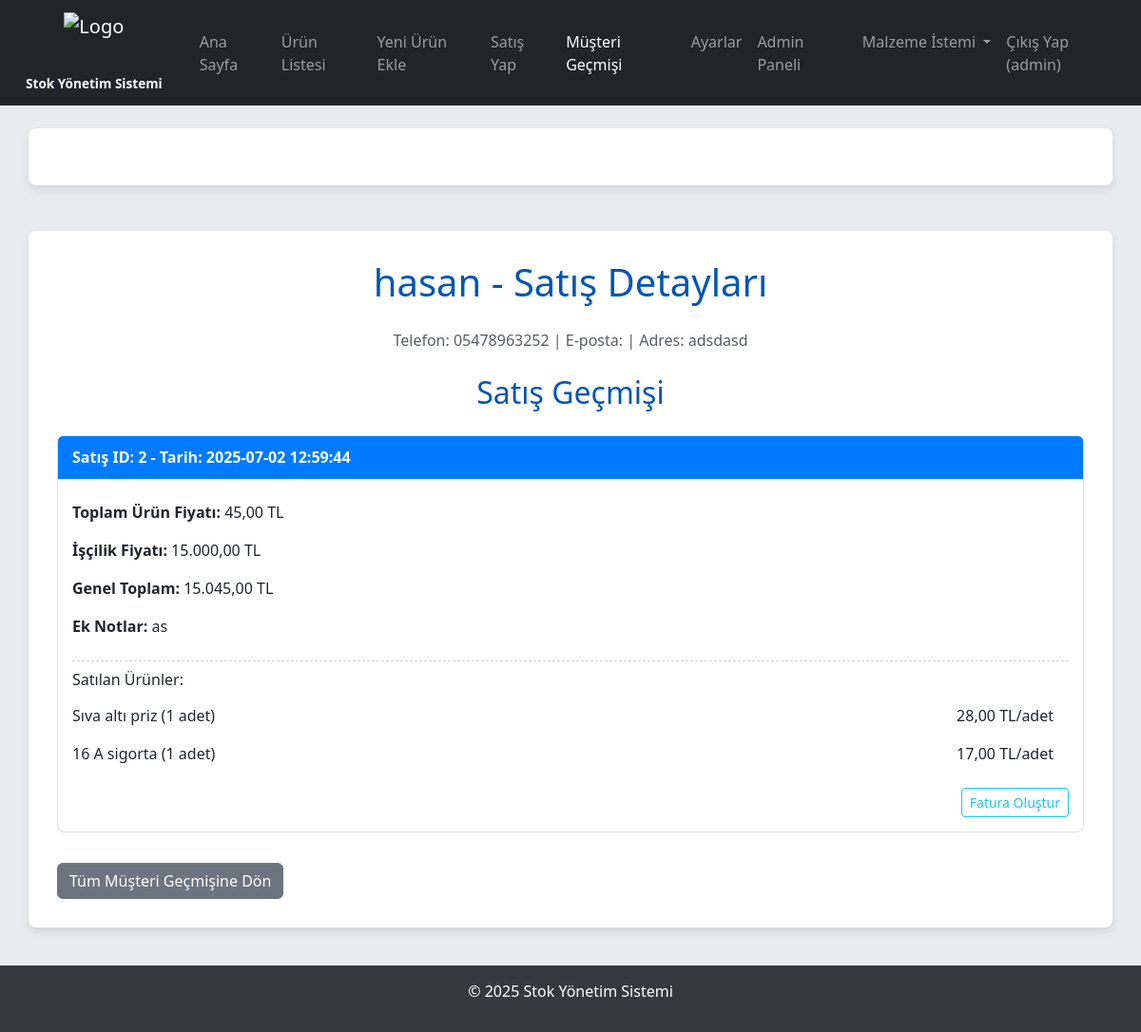
The page /musteri_detay/3 (signed in) on the database as committed earlier.
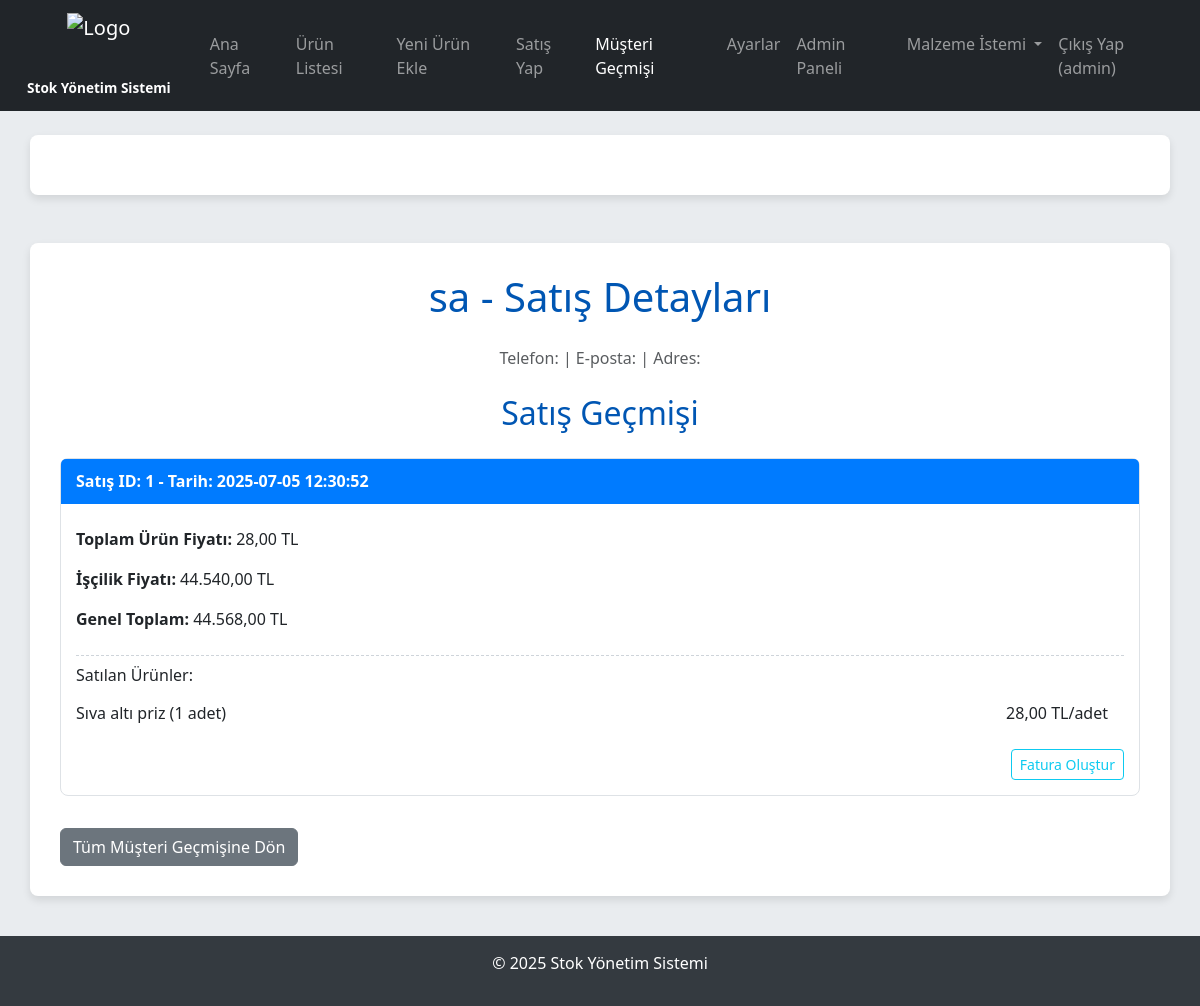
The same page on the database as committed later.
### tables this page shows
CREATE TABLE musteriler (
            id INTEGER PRIMARY KEY AUTOINCREMENT,
            ad_soyad TEXT NOT NULL,
            telefon TEXT,
            adres TEXT,
            eposta TEXT,
            ekleyen_kullanici_id INTEGER,
            FOREIGN KEY (ekleyen_kullanici_id) REFERENCES kullanicilar (id)
        );

CREATE TABLE satis_detaylari (
            id INTEGER PRIMARY KEY AUTOINCREMENT,
            satis_id INTEGER NOT NULL,
            urun_id INTEGER NOT NULL,
            satilan_adet INTEGER NOT NULL,
            birim_satis_fiyati REAL NOT NULL,
            FOREIGN KEY (satis_id) REFERENCES satislar (id),
            FOREIGN KEY (urun_id) REFERENCES urunler (id)
        );

CREATE TABLE satislar (
            id INTEGER PRIMARY KEY AUTOINCREMENT,
            musteri_id INTEGER NOT NULL,
            satis_tarihi TEXT NOT NULL,
            toplam_urun_fiyati REAL NOT NULL,
            iscilik_fiyati REAL DEFAULT 0.0,
            ek_notlar TEXT,
            FOREIGN KEY (musteri_id) REFERENCES musteriler (id)
        );

CREATE TABLE urunler (
            id INTEGER PRIMARY KEY AUTOINCREMENT,
            ad TEXT NOT NULL,
            stok INTEGER NOT NULL,
            alis_fiyat REAL NOT NULL,
            satis_fiyat REAL NOT NULL,
            birim TEXT NOT NULL,
            kategori TEXT NOT NULL
        );

### app.py (the view)
@app.route('/musteri_detay/<int:musteri_id>')
@login_required
def musteri_detay(musteri_id):
    conn = get_db_connection()
    musteri = conn.execute('SELECT * FROM musteriler WHERE id = ?', (musteri_id,)).fetchone()
    if musteri is None:
        conn.close()
        flash('Müşteri bulunamadı!', 'danger')
        return redirect(url_for('musteri_gecmisi'))
    if session.get('rol') != 'admin' and musteri['ekleyen_kullanici_id'] != session['kullanici_id']:
        conn.close()
        flash('Bu müşterinin detaylarını görüntüleme yetkiniz yok!', 'danger')
        return redirect(url_for('musteri_gecmisi'))
    satislar_raw = conn.execute('''
        SELECT
            s.id AS satis_id,
            s.satis_tarihi,
            s.toplam_urun_fiyati,
            s.iscilik_fiyati,
            s.ek_notlar,
            sd.satilan_adet,
            sd.birim_satis_fiyati,
            u.ad AS urun_ad,
            u.birim AS urun_birim
        FROM satislar s
        LEFT JOIN satis_detaylari sd ON s.id = sd.satis_id
        LEFT JOIN urunler u ON sd.urun_id = u.id
        WHERE s.musteri_id = ?
        ORDER BY s.satis_tarihi DESC, s.id DESC
    ''', (musteri_id,)).fetchall()
    satislar_data = []
    for row in satislar_raw:
        satislar_data.append(dict(row))
    gruplanmis_satislar = {}
    for satis_item in satislar_data: # Değişiklik burada: satis_item olarak isimlendirdik
        satis_id = satis_item['satis_id']
        if satis_id not in gruplanmis_satislar:
            gruplanmis_satislar[satis_id] = {
                'satis_id': satis_item['satis_id'],
                'satis_tarihi': satis_item['satis_tarihi'],
                'toplam_urun_fiyati': satis_item['toplam_urun_fiyati'],
                'iscilik_fiyati': satis_item['iscilik_fiyati'],
                'ek_notlar': satis_item['ek_notlar'],
                'urunler': []
            }
        if satis_item['urun_ad']: # Sadece urun_ad varsa ürünleri ekle
            gruplanmis_satislar[satis_id]['urunler'].append({
                'urun_ad': satis_item['urun_ad'],
                'satilan_adet': satis_item['satilan_adet'],
                'birim_satis_fiyati': satis_item['birim_satis_fiyati'],
                'urun_birim': satis_item['urun_birim']
            })
    satis_listesi = sorted(list(gruplanmis_satislar.values()), key=lambda x: x['satis_tarihi'], reverse=True)
    kategoriler = conn.execute('SELECT DISTINCT kategori FROM urunler ORDER BY kategori').fetchall()
    conn.close()
    return render_template('musteri_detay.html', musteri=musteri, satislar=satis_listesi, kategoriler=kategoriler)

### app.py (called while the page is built)
def format_tl(value):
    if value is None:
        return "0,00 TL"
    try:
        formatted_value = "{:,.2f}".format(float(value))
        return formatted_value.replace(",", "X").replace(".", ",").replace("X", ".") + " TL"
    except (ValueError, TypeError):
        return str(value) + " TL"

def get_db_connection():
    conn = sqlite3.connect('stok.db')
    conn.row_factory = sqlite3.Row
    return conn

def login_required(f):
    @wraps(f)
    def decorated_function(*args, **kwargs):
        if 'kullanici_id' not in session:
            flash('Bu sayfaya erişmek için giriş yapmalısınız.', 'danger')
            return redirect(url_for('giris'))
        return f(*args, **kwargs)
    return decorated_function

### templates/musteri_detay.html (shortened to what the changed rows need)
<!DOCTYPE html>
<html lang="tr">
<head>
    <link href="https://cdn.jsdelivr.net/npm/bootstrap@5.3.3/dist/css/bootstrap.min.css" rel="stylesheet">
    <link rel="stylesheet" href="https://cdnjs.cloudflare.com/ajax/libs/font-awesome/6.0.0-beta3/css/all.min.css" />
</head>
<body>
    <div class="container mt-5">
        <h1>{{ musteri['ad_soyad'] }} - Satış Detayları</h1>
        <p class="text-center text-muted">Telefon: {{ musteri['telefon'] }} | E-posta: {{ musteri['eposta'] }} | Adres: {{ musteri['adres'] }}</p>
        <h2 class="mt-4">Satış Geçmişi</h2>
        {% if satislar %}
            {% for satis in satislar %}
            <div class="card mb-3">
                <div class="card-header">
                    Satış ID: {{ satis['satis_id'] }} - Tarih: {{ satis['satis_tarihi'] }}
                </div>
                <div class="card-body">
                    <ul class="list-group list-group-flush">
                        <li class="list-group-item"><strong>Toplam Ürün Fiyatı:</strong> {{ satis['toplam_urun_fiyati'] | format_tl }}</li>
                        <li class="list-group-item"><strong>İşçilik Fiyatı:</strong> {{ satis['iscilik_fiyati'] | format_tl }}</li>
                        <li class="list-group-item"><strong>Genel Toplam:</strong> {{ (satis['toplam_urun_fiyati'] + satis['iscilik_fiyati']) | format_tl }}</li>
                        {% if satis['ek_notlar'] %}
                        <li class="list-group-item"><strong>Ek Notlar:</strong> {{ satis['ek_notlar'] }}</li>
                        {% endif %}
                    </ul>
                    <div class="product-list mt-3">
                        <h6>Satılan Ürünler:</h6>
                        <ul class="list-group list-group-flush">
                            {% for urun in satis['urunler'] %}
                                <li class="list-group-item d-flex justify-content-between align-items-center">
                                    <span>{{ urun['urun_ad'] }} ({{ urun['satilan_adet'] }} {{ urun['urun_birim'] }})</span>
                                    <span>{{ urun['birim_satis_fiyati'] | format_tl }}/{{ urun['urun_birim'] }}</span>
                                </li>
                            {% endfor %}
                        </ul>
                    </div>
                    <div class="d-flex justify-content-end mt-3 no-print">
                        <a href="{{ url_for('fatura', satis_id=satis['satis_id']) }}" class="btn btn-sm btn-outline-info">Fatura Oluştur</a>
                    </div>
                </div>
            </div>
            {% endfor %}
        {% else %}
            <p class="text-center text-muted">Bu müşteriye ait herhangi bir satış bulunmuyor.</p>
        {% endif %}
        <a href="{{ url_for('musteri_gecmisi') }}" class="btn btn-secondary mt-3">Tüm Müşteri Geçmişine Dön</a>
    </div>
</body>
</html>

Rows that differ between the two databases and show on the page:
removed satis_detaylari: satis_id "2", satis_tarihi "2025-07-02 12:59:44", toplam_urun_fiyati "45,00 TL", iscilik_fiyati "15.000,00 TL", ek_notlar "as", urun_ad "Sıva altı priz", satilan_adet "1", urun_birim "adet", birim_satis_fiyati "28,00 TL"
removed satislar: toplam_urun_fiyati+iscilik_fiyati "15.045,00 TL"
removed satis_detaylari: urun_ad "16 A sigorta", satilan_adet "1", urun_birim "adet", birim_satis_fiyati "17,00 TL", shown under "2"
changed musteriler: ad_soyad "hasan" → "sa"; telefon "05478963252" → (not shown); adres "adsdasd" → (not shown)
now on this page (row edited): satis_detaylari: satis_id "1", satis_tarihi "2025-07-05 12:30:52", toplam_urun_fiyati "28,00 TL", iscilik_fiyati "44.540,00 TL", urun_ad "Sıva altı priz", satilan_adet "1", urun_birim "adet", birim_satis_fiyati "28,00 TL"
now on this page (row edited): satislar: toplam_urun_fiyati+iscilik_fiyati "44.568,00 TL"
